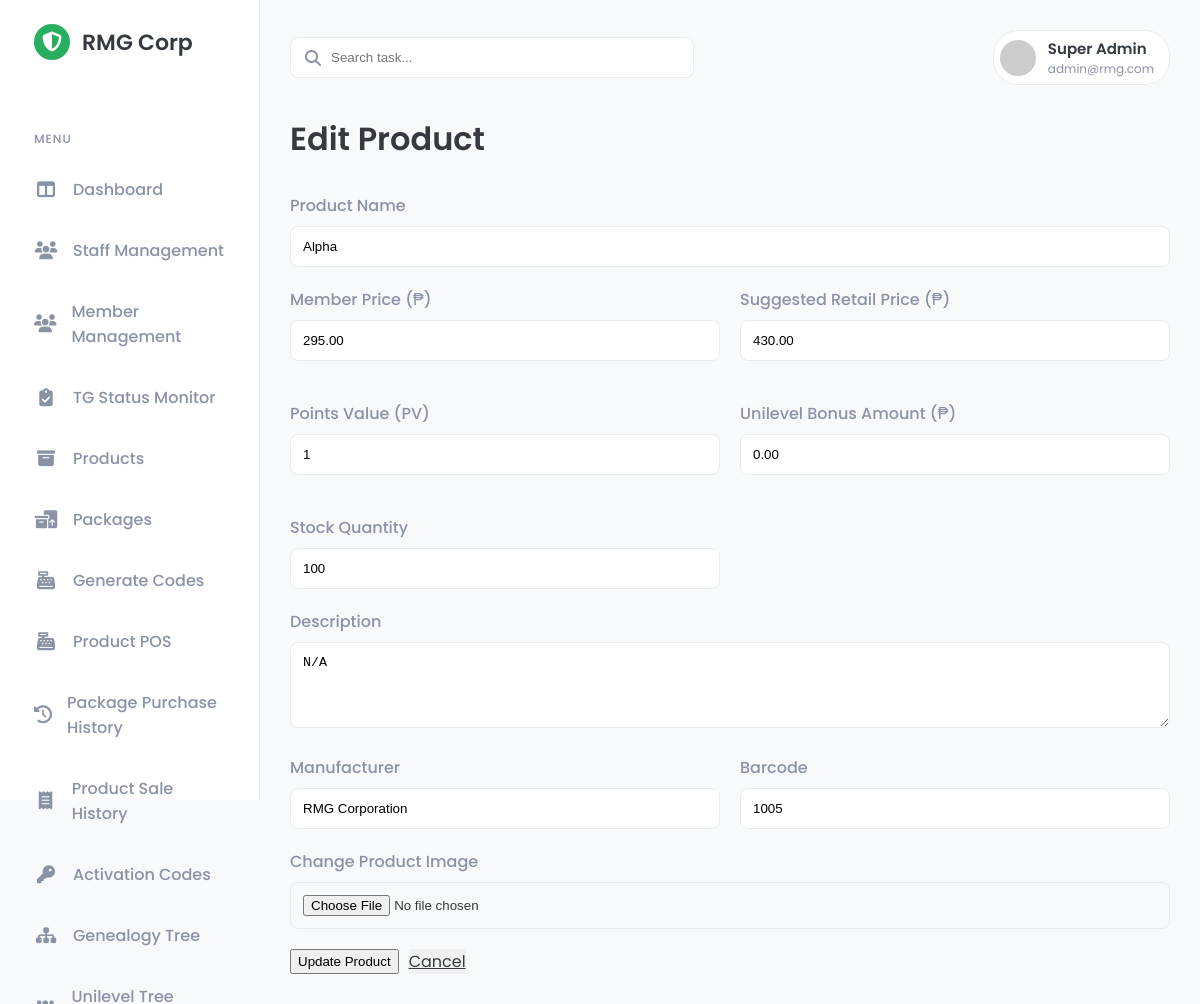
The app's page /public/admin/product_edit.php?id=7 (signed in) with its own data.
### tables this page shows
CREATE TABLE `products` (
  `id` int(10) UNSIGNED NOT NULL,
  `name` varchar(255) NOT NULL,
  `description` text DEFAULT NULL,
  `manufacturer` varchar(255) DEFAULT NULL,
  `member_price` decimal(10,2) NOT NULL,
  `srp` decimal(10,2) NOT NULL COMMENT 'Suggested Retail Price',
  `points_value` int(11) NOT NULL,
  `unilevel_bonus` decimal(10,2) NOT NULL DEFAULT 0.00,
  `barcode` varchar(100) DEFAULT NULL,
  `image_path` varchar(255) DEFAULT NULL,
  `stock_quantity` int(11) NOT NULL DEFAULT 0,
  `created_at` timestamp NULL DEFAULT current_timestamp()
);

### public/admin/product_edit.php (the view, shortened to what this page needs)
<?php
require_once '../../src/templates/admin_header.php';
require_once '../../src/includes/db_connect.php';
$product_id = isset($_GET['id']) ? (int)$_GET['id'] : 0;
$stmt = $mysqli->prepare("SELECT * FROM products WHERE id = ?");
$stmt->bind_param("i", $product_id);
$stmt->execute();
$result = $stmt->get_result();
if ($result->num_rows === 1) {
    $product = $result->fetch_assoc();
} else {
    $_SESSION['message'] = "Product not found.";
    $_SESSION['msg_type'] = "danger";
    header('Location: product_management.php');
    exit();
}
?>
<div class="content-header">
    <h2>Edit Product</h2>
</div>
<div class="card">
    <form action="product_handle_edit.php" method="POST" enctype="multipart/form-data">
        <div class="form-group">
            <label for="name">Product Name</label>
            <input type="text" id="name" name="name" value="<?php echo htmlspecialchars($product['name']); ?>" required>
        </div>
        <div class="form-grid">
            <div class="form-group">
                <label for="member_price">Member Price (₱)</label>
                <input type="number" step="0.01" id="member_price" name="member_price" value="<?php echo htmlspecialchars($product['member_price']); ?>" required>
            </div>
            <div class="form-group">
                <label for="srp">Suggested Retail Price (₱)</label>
                <input type="number" step="0.01" id="srp" name="srp" value="<?php echo htmlspecialchars($product['srp']); ?>" required>
            </div>
            <div class="form-group">
                <label for="points_value">Points Value (PV)</label>
                <input type="number" id="points_value" name="points_value" value="<?php echo htmlspecialchars($product['points_value']); ?>" required>
            </div>
            <div class="form-group">
    <label for="unilevel_bonus">Unilevel Bonus Amount (₱)</label>
    <input type="number" step="0.01" id="unilevel_bonus" name="unilevel_bonus" value="<?php echo htmlspecialchars($product['unilevel_bonus']); ?>" required>
</div>
             <div class="form-group">
                <label for="stock_quantity">Stock Quantity</label>
                <input type="number" id="stock_quantity" name="stock_quantity" value="<?php echo htmlspecialchars($product['stock_quantity']); ?>" required>
            </div>
        </div>
        <div class="form-group">
            <label for="description">Description</label>
            <textarea id="description" name="description" rows="4"><?php echo htmlspecialchars($product['description']); ?></textarea>
        </div>
        <div class="form-grid">
            <div class="form-group">
                <label for="manufacturer">Manufacturer</label>
                <input type="text" id="manufacturer" name="manufacturer" value="<?php echo htmlspecialchars($product['manufacturer']); ?>">
            </div>
            <div class="form-group">
                <label for="barcode">Barcode</label>
                <input type="text" id="barcode" name="barcode" value="<?php echo htmlspecialchars($product['barcode']); ?>">
            </div>
        </div>
        <div class="form-group">
            <label for="product_image">Change Product Image</label>
            <input type="file" id="product_image" name="product_image" accept="image/png, image/jpeg">
        </div>
        <div class="form-actions">
            <button type="submit" class="btn btn-primary">Update Product</button>
            <a href="product_management.php" class="btn btn-secondary">Cancel</a>
        </div>
    </form>
</div>
<?php
require_once '../../src/templates/admin_footer.php';
?>

### public/css/admin_style.css (style rules this page uses)
:root { --primary-color: #27ae60; --primary-color-light: #e9f7ef; --secondary-color: #2c3e50; --background-color: #f8f9fa; --card-bg: #ffffff; --text-color: #343a40; --text-muted: #8a92a6; --border-color: #e9ecef; --shadow: 0 4px 12px rgba(0, 0, 0, 0.05); }
body { font-family: 'Poppins', sans-serif; margin: 0; background-color: var(--background-color); color: var(--text-color); font-size: 16px; }
.content-header { margin-bottom: 30px; }
.content-header h2 { margin: 0; font-size: 32px; font-weight: 600; }

### public/admin/product_edit.php (style rules this page uses)
.form-grid { display: grid; grid-template-columns: repeat(auto-fit, minmax(300px, 1fr)); gap: 20px; }
.form-group { margin-bottom: 20px; }
.form-group label { display: block; margin-bottom: 8px; font-weight: 500; color: var(--text-muted); }
.form-group input, .form-group textarea { width: 100%; padding: 12px; border-radius: 8px; border: 1px solid var(--border-color); box-sizing: border-box; }
.form-actions { margin-top: 20px; display: flex; gap: 10px; }
.btn-secondary { background-color: #f1f1f1; color: var(--text-color); }

### records on screen
products: name "Alpha", member_price "295.00", srp "430.00", points_value "1", unilevel_bonus "0.00", stock_quantity "100", description "N/A", manufacturer "RMG Corporation", barcode "1005"

### other values on screen
$_SESSION['user_name'] "Super Admin"
